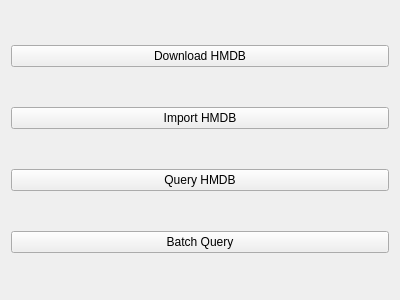
<?xml version="1.0" encoding="UTF-8"?>
<ui version="4.0">
 <class>MainWindow</class>
 <widget class="QMainWindow" name="MainWindow">
  <property name="geometry">
   <rect>
    <x>0</x>
    <y>0</y>
    <width>400</width>
    <height>300</height>
   </rect>
  </property>
  <property name="windowTitle">
   <string>HMDB Explorer</string>
  </property>
  <property name="windowIcon">
   <iconset resource="resource.qrc">
    <normaloff>:/icons/HMDB-qt.png</normaloff>:/icons/HMDB-qt.png</iconset>
  </property>
  <widget class="QWidget" name="centralWidget">
   <layout class="QVBoxLayout" name="verticalLayout_2">
    <item>
     <widget class="QPushButton" name="buttonDownload">
      <property name="text">
       <string>Download HMDB</string>
      </property>
     </widget>
    </item>
    <item>
     <widget class="QPushButton" name="buttonImport">
      <property name="text">
       <string>Import HMDB</string>
      </property>
     </widget>
    </item>
    <item>
     <widget class="QPushButton" name="buttonQuery">
      <property name="text">
       <string>Query HMDB</string>
      </property>
     </widget>
    </item>
    <item>
     <widget class="QPushButton" name="buttonBatchQuery">
      <property name="text">
       <string>Batch Query</string>
      </property>
     </widget>
    </item>
   </layout>
   <zorder>buttonBatchQuery</zorder>
   <zorder>buttonDownload</zorder>
   <zorder>buttonImport</zorder>
   <zorder>buttonQuery</zorder>
  </widget>
 </widget>
 <layoutdefault spacing="6" margin="11"/>
 <resources>
  <include location="resource.qrc"/>
 </resources>
 <connections/>
</ui>
